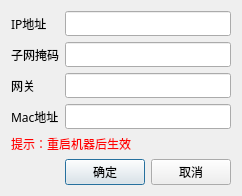
<?xml version="1.0" encoding="UTF-8"?>
<ui version="4.0">
 <class>BCSettingIPVedioIPDlg</class>
 <widget class="QDialog" name="BCSettingIPVedioIPDlg">
  <property name="geometry">
   <rect>
    <x>0</x>
    <y>0</y>
    <width>241</width>
    <height>182</height>
   </rect>
  </property>
  <property name="windowTitle">
   <string>Dialog</string>
  </property>
  <layout class="QGridLayout" name="gridLayout">
   <item row="1" column="0">
    <widget class="QLabel" name="label_2">
     <property name="font">
      <font>
       <family>微软雅黑</family>
      </font>
     </property>
     <property name="text">
      <string>子网掩码</string>
     </property>
    </widget>
   </item>
   <item row="5" column="1">
    <widget class="QPushButton" name="m_pOKBtn">
     <property name="font">
      <font>
       <family>微软雅黑</family>
      </font>
     </property>
     <property name="text">
      <string>确定</string>
     </property>
    </widget>
   </item>
   <item row="0" column="0">
    <widget class="QLabel" name="label">
     <property name="font">
      <font>
       <family>微软雅黑</family>
      </font>
     </property>
     <property name="text">
      <string>IP地址</string>
     </property>
    </widget>
   </item>
   <item row="5" column="0">
    <spacer name="horizontalSpacer">
     <property name="font">
      <font>
       <family>微软雅黑</family>
      </font>
     </property>
     <property name="orientation">
      <enum>Qt::Horizontal</enum>
     </property>
     <property name="sizeHint" stdset="0">
      <size>
       <width>50</width>
       <height>20</height>
      </size>
     </property>
    </spacer>
   </item>
   <item row="5" column="2">
    <widget class="QPushButton" name="m_pCancelBtn">
     <property name="font">
      <font>
       <family>微软雅黑</family>
      </font>
     </property>
     <property name="text">
      <string>取消</string>
     </property>
    </widget>
   </item>
   <item row="0" column="1" colspan="2">
    <widget class="QLineEdit" name="m_pIPLineEdit">
     <property name="font">
      <font>
       <family>微软雅黑</family>
      </font>
     </property>
    </widget>
   </item>
   <item row="4" column="0" colspan="3">
    <widget class="QLabel" name="label_4">
     <property name="maximumSize">
      <size>
       <width>16777215</width>
       <height>24</height>
      </size>
     </property>
     <property name="font">
      <font>
       <family>微软雅黑</family>
      </font>
     </property>
     <property name="styleSheet">
      <string notr="true">color: rgb(255, 0, 0);</string>
     </property>
     <property name="text">
      <string>提示：重启机器后生效</string>
     </property>
    </widget>
   </item>
   <item row="2" column="0">
    <widget class="QLabel" name="label_3">
     <property name="font">
      <font>
       <family>微软雅黑</family>
      </font>
     </property>
     <property name="text">
      <string>网关</string>
     </property>
    </widget>
   </item>
   <item row="1" column="1" colspan="2">
    <widget class="QLineEdit" name="m_pMaskLineEdit">
     <property name="font">
      <font>
       <family>微软雅黑</family>
      </font>
     </property>
    </widget>
   </item>
   <item row="2" column="1" colspan="2">
    <widget class="QLineEdit" name="m_pGatewayLineEdit">
     <property name="font">
      <font>
       <family>微软雅黑</family>
      </font>
     </property>
    </widget>
   </item>
   <item row="3" column="0">
    <widget class="QLabel" name="label_5">
     <property name="font">
      <font>
       <family>微软雅黑</family>
      </font>
     </property>
     <property name="text">
      <string>Mac地址</string>
     </property>
    </widget>
   </item>
   <item row="3" column="1" colspan="2">
    <widget class="QLineEdit" name="m_pMacLineEdit">
     <property name="font">
      <font>
       <family>微软雅黑</family>
      </font>
     </property>
    </widget>
   </item>
  </layout>
 </widget>
 <resources/>
 <connections/>
</ui>
